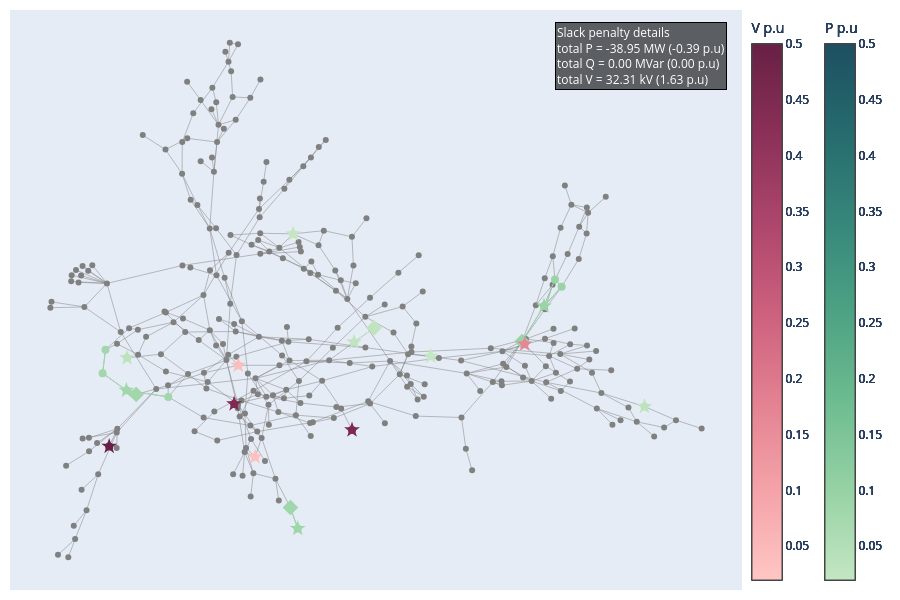

Write notebook code for a chart like this one.
### Markdown cell above
# Correction 3

### Code cell
# slack_info 

pertubation1 = "VL528_0_load_P3"
data_correction3 = pd.read_csv(
    network_name +"_3.csv",
    sep=";",
    engine="python",
    index_col=False,
   # on_bad_lines="skip",
)
new_row = pd.read_csv(network_name+"_3_optim_info.csv", sep=";", engine="python", index_col=False)
optim_info = pd.concat([optim_info, new_row], ignore_index=True)
data_grouped_3 = data_correction3.groupby('busId')[['type','slackValue_pu','slackValue','gen','controlevoltage','transfo','shunt','load','info']].agg(unique_list)
data_grouped_3['Total_slack_abs'] = data_grouped_3['slackValue_pu'].apply(lambda x: builtins.sum(abs(slack) for slack in x) if isinstance(x, list) else abs(x))
G_3, dist, pos = network_construction(edges, data_grouped_3)
clusters = slack_subgraph(G_3, data_grouped_3)
data_grouped_3 = cluster_subgraph(G_3, clusters, data_grouped_3, dist)
fig = plot_slack_cluster(G_3, pos, clusters,data_grouped_3,data, col_centroid='centroid')
fig.show()

### Figure 1 — Plotly figure (JSON) as saved in the notebook; plotly's stock layout.template omitted (floating-point values rounded to 4 significant figures; data arrays with more than 128 entries replaced by an {"elided": "..."} marker saying what was removed)
{"data": [{"hovertemplate": "%{text}<extra></extra>", "line": {"color": "grey", "width": 0.5}, "mode": "lines", "name": "edges", "text": {"elided": "818 str values"}, "type": "scatter", "x": {"elided": "1227 float values"}, "y": {"elided": "1227 float values"}}, {"hovertemplate": "%{text}<extra></extra>", "marker": {"color": "gray", "size": 6}, "mode": "markers", "name": "All nodes", "text": {"elided": "277 str values"}, "type": "scatter", "x": {"elided": "277 float values"}, "y": {"elided": "277 float values"}}, {"hovertemplate": "%{text}<extra></extra>", "marker": {"cmax": 0.5, "cmin": 0.0196, "color": "rgb(189, 227, 190)", "colorbar": {"title": {"text": "P p.u"}, "x": 1.1}, "colorscale": [[0, "rgb(196, 230, 195)"], [0.1667, "rgb(150, 210, 164)"], [0.3333, "rgb(109, 188, 144)"], [0.5, "rgb(77, 162, 132)"], [0.6667, "rgb(54, 135, 122)"], [0.8333, "rgb(38, 107, 110)"], [1, "rgb(29, 79, 96)"]], "size": 12, "symbol": "star"}, "mode": "markers", "name": "Centroids", "text": ["Centroid: VL27_0<br>Gen: [nan]<br>Controle voltage type: N/A<br>Controle voltage location: N/A<br>Controle voltage status: N/A<br>Transfo: [nan]<br>Shunt: [nan]<br>Load: ['VL27_0_load']<br>number of nodes: 1<br><br>Total P = -3.2191 MW (-0.03 p.u)<br>Total Q = 0.00 MVar (0.00 p.u)<br>Total V = 0.00 kV (0.0000 p.u)"], "type": "scatter", "x": [0.7627], "y": [-0.2817]}, {"line": {"color": "rgb(189, 227, 190)", "width": 1}, "mode": "lines", "type": "scatter", "x": [], "y": []}, {"hovertemplate": "%{text}<extra></extra>", "marker": {"color": "rgb(189, 227, 190)", "size": 8, "symbol": "circle"}, "mode": "markers", "text": ["VL27_0<br>slack: [-0.032191] p.u <br>type: ['P']"], "type": "scatter", "x": [0.7627], "y": [-0.2817]}, {"hovertemplate": "%{text}<extra></extra>", "marker": {"cmax": 0.5, "cmin": 0.0196, "color": "rgb(254, 193, 192)", "colorbar": {"title": {"text": "V p.u"}, "x": 1}, "colorscale": [[0, "rgb(255, 198, 196)"], [0.1667, "rgb(244, 163, 168)"], [0.3333, "rgb(227, 129, 145)"], [0.5, "rgb(204, 96, 125)"], [0.6667, "rgb(173, 70, 108)"], [0.8333, "rgb(139, 48, 88)"], [1, "rgb(103, 32, 68)"]], "size": 12, "symbol": "star"}, "mode": "markers", "name": "Centroids", "text": ["Centroid: VL76_0<br>Gen: ['B76-G']<br>Controle voltage type: GENERATOR<br>Controle voltage location: [VL76_0]<br>Controle voltage status: MAIN<br>Transfo: [nan]<br>Shunt: [nan]<br>Load: ['VL76_0_load']<br>number of nodes: 1<br><br>Total P = 0.0000 MW (0.00 p.u)<br>Total Q = 0.00 MVar (0.00 p.u)<br>Total V = 3.50 kV (0.0305 p.u)"], "type": "scatter", "x": [-0.1417], "y": [-0.4594]}, {"line": {"color": "rgb(254, 193, 192)", "width": 1}, "mode": "lines", "type": "scatter", "x": [], "y": []}, {"hovertemplate": "%{text}<extra></extra>", "marker": {"color": "rgb(254, 193, 192)", "size": 8, "symbol": "circle"}, "mode": "markers", "text": ["VL76_0<br>slack: [0.030472] p.u <br>type: ['V']"], "type": "scatter", "x": [-0.1417], "y": [-0.4594]}, {"hovertemplate": "%{text}<extra></extra>", "marker": {"cmax": 0.5, "cmin": 0.0196, "color": "rgb(195, 230, 195)", "colorbar": {"title": {"text": "P p.u"}, "x": 1.1}, "colorscale": [[0, "rgb(196, 230, 195)"], [0.1667, "rgb(150, 210, 164)"], [0.3333, "rgb(109, 188, 144)"], [0.5, "rgb(77, 162, 132)"], [0.6667, "rgb(54, 135, 122)"], [0.8333, "rgb(38, 107, 110)"], [1, "rgb(29, 79, 96)"]], "size": 12, "symbol": "star"}, "mode": "markers", "name": "Centroids", "text": ["Centroid: VL526_0<br>Gen: [nan]<br>Controle voltage type: N/A<br>Controle voltage location: N/A<br>Controle voltage status: N/A<br>Transfo: [nan]<br>Shunt: [nan]<br>Load: ['VL526_0_load']<br>number of nodes: 1<br><br>Total P = -2.0727 MW (-0.02 p.u)<br>Total Q = 0.00 MVar (0.00 p.u)<br>Total V = 0.00 kV (0.0000 p.u)"], "type": "scatter", "x": [0.2661], "y": [-0.105]}, {"line": {"color": "rgb(195, 230, 195)", "width": 1}, "mode": "lines", "type": "scatter", "x": [], "y": []}, {"hovertemplate": "%{text}<extra></extra>", "marker": {"color": "rgb(195, 230, 195)", "size": 8, "symbol": "circle"}, "mode": "markers", "text": ["VL526_0<br>slack: [-0.020727] p.u <br>type: ['P']"], "type": "scatter", "x": [0.2661], "y": [-0.105]}, {"hovertemplate": "%{text}<extra></extra>", "marker": {"cmax": 0.5, "cmin": 0.0196, "color": "rgb(159, 214, 170)", "colorbar": {"title": {"text": "P p.u"}, "x": 1.1}, "colorscale": [[0, "rgb(196, 230, 195)"], [0.1667, "rgb(150, 210, 164)"], [0.3333, "rgb(109, 188, 144)"], [0.5, "rgb(77, 162, 132)"], [0.6667, "rgb(54, 135, 122)"], [0.8333, "rgb(38, 107, 110)"], [1, "rgb(29, 79, 96)"]], "size": 12, "symbol": "star"}, "mode": "markers", "name": "Centroids", "text": ["Centroid: VL528_0<br>Gen: [nan]<br>Controle voltage type: N/A<br>Controle voltage location: N/A<br>Controle voltage status: N/A<br>Transfo: [nan]<br>Shunt: [nan]<br>Load: ['VL528_0_load']<br>number of nodes: 2<br><br>Total P = -8.4404 MW (-0.08 p.u)<br>Total Q = 0.00 MVar (0.00 p.u)<br>Total V = 0.00 kV (0.0000 p.u)"], "type": "scatter", "x": [-0.04257], "y": [-0.7114]}, {"hovertemplate": "%{text}<extra></extra>", "marker": {"color": "rgb(159, 214, 170)", "size": 12, "symbol": "diamond"}, "mode": "markers", "name": "Second centroids", "text": ["Second centroid: VL70_0<br>Gen: [nan]<br>Transfo: [nan]<br>Shunt: [nan]<br>Load: ['VL70_0_load']<br>"], "type": "scatter", "x": [-0.0596], "y": [-0.6377]}, {"line": {"color": "rgb(159, 214, 170)", "width": 1}, "mode": "lines", "type": "scatter", "x": [-0.0596, -0.04257, null], "y": [-0.6377, -0.7114, null]}, {"hovertemplate": "%{text}<extra></extra>", "marker": {"color": "rgb(159, 214, 170)", "size": 8, "symbol": "circle"}, "mode": "markers", "text": ["VL70_0<br>slack: [-0.039233] p.u <br>type: ['P']", "VL528_0<br>slack: [-0.045171] p.u <br>type: ['P']"], "type": "scatter", "x": [-0.0596, -0.04257], "y": [-0.6377, -0.7114]}, {"hovertemplate": "%{text}<extra></extra>", "marker": {"cmax": 0.5, "cmin": 0.0196, "color": "rgb(252, 190, 189)", "colorbar": {"title": {"text": "V p.u"}, "x": 1}, "colorscale": [[0, "rgb(255, 198, 196)"], [0.1667, "rgb(244, 163, 168)"], [0.3333, "rgb(227, 129, 145)"], [0.5, "rgb(204, 96, 125)"], [0.6667, "rgb(173, 70, 108)"], [0.8333, "rgb(139, 48, 88)"], [1, "rgb(103, 32, 68)"]], "size": 12, "symbol": "star"}, "mode": "markers", "name": "Centroids", "text": ["Centroid: VL92_0<br>Gen: ['B92-G']<br>Controle voltage type: GENERATOR<br>Controle voltage location: [VL92_0]<br>Controle voltage status: MAIN<br>Transfo: [nan]<br>Shunt: [nan]<br>Load: ['VL92_0_load']<br>number of nodes: 1<br><br>Total P = 0.0000 MW (0.00 p.u)<br>Total Q = 0.00 MVar (0.00 p.u)<br>Total V = 4.43 kV (0.0386 p.u)"], "type": "scatter", "x": [-0.1807], "y": [-0.1364]}, {"line": {"color": "rgb(252, 190, 189)", "width": 1}, "mode": "lines", "type": "scatter", "x": [], "y": []}, {"hovertemplate": "%{text}<extra></extra>", "marker": {"color": "rgb(252, 190, 189)", "size": 8, "symbol": "circle"}, "mode": "markers", "text": ["VL92_0<br>slack: [0.03855] p.u <br>type: ['V']"], "type": "scatter", "x": [-0.1807], "y": [-0.1364]}, {"hovertemplate": "%{text}<extra></extra>", "marker": {"cmax": 0.5, "cmin": 0.0196, "color": "rgb(161, 215, 171)", "colorbar": {"title": {"text": "P p.u"}, "x": 1.1}, "colorscale": [[0, "rgb(196, 230, 195)"], [0.1667, "rgb(150, 210, 164)"], [0.3333, "rgb(109, 188, 144)"], [0.5, "rgb(77, 162, 132)"], [0.6667, "rgb(54, 135, 122)"], [0.8333, "rgb(38, 107, 110)"], [1, "rgb(29, 79, 96)"]], "size": 12, "symbol": "star"}, "mode": "markers", "name": "Centroids", "text": ["Centroid: VL114_0<br>Gen: [nan]<br>Controle voltage type: N/A<br>Controle voltage location: N/A<br>Controle voltage status: N/A<br>Transfo: [nan]<br>Shunt: [nan]<br>Load: ['VL114_0_load']<br>number of nodes: 5<br><br>Total P = -8.1360 MW (-0.08 p.u)<br>Total Q = 0.00 MVar (0.00 p.u)<br>Total V = 0.00 kV (0.0000 p.u)"], "type": "scatter", "x": [-0.4405], "y": [-0.2247]}, {"hovertemplate": "%{text}<extra></extra>", "marker": {"color": "rgb(161, 215, 171)", "size": 12, "symbol": "diamond"}, "mode": "markers", "name": "Second centroids", "text": ["Second centroid: VL112_0<br>Gen: [nan]<br>Transfo: [nan]<br>Shunt: [nan]<br>Load: ['VL112_0_load']<br>"], "type": "scatter", "x": [-0.4178], "y": [-0.2394]}, {"line": {"color": "rgb(161, 215, 171)", "width": 1}, "mode": "lines", "type": "scatter", "x": [-0.4959, -0.4891, null, -0.4959, -0.4405, null, -0.3433, -0.4405, null, -0.4178, -0.4405, null], "y": [-0.1644, -0.08177, null, -0.1644, -0.2247, null, -0.2479, -0.2247, null, -0.2394, -0.2247, null]}, {"hovertemplate": "%{text}<extra></extra>", "marker": {"color": "rgb(161, 215, 171)", "size": 8, "symbol": "circle"}, "mode": "markers", "text": ["VL109_0<br>slack: [-0.017028] p.u <br>type: ['P']", "VL206_0<br>slack: [-0.009223] p.u <br>type: ['P']", "VL112_0<br>slack: [-0.024779] p.u <br>type: ['P']", "VL207_0<br>slack: [-0.011046] p.u <br>type: ['P']", "VL114_0<br>slack: [-0.019285] p.u <br>type: ['P']"], "type": "scatter", "x": [-0.3433, -0.4891, -0.4178, -0.4959, -0.4405], "y": [-0.2479, -0.08177, -0.2394, -0.1644, -0.2247]}, {"hovertemplate": "%{text}<extra></extra>", "marker": {"cmax": 0.5, "cmin": 0.0196, "color": "rgb(189, 227, 190)", "colorbar": {"title": {"text": "P p.u"}, "x": 1.1}, "colorscale": [[0, "rgb(196, 230, 195)"], [0.1667, "rgb(150, 210, 164)"], [0.3333, "rgb(109, 188, 144)"], [0.5, "rgb(77, 162, 132)"], [0.6667, "rgb(54, 135, 122)"], [0.8333, "rgb(38, 107, 110)"], [1, "rgb(29, 79, 96)"]], "size": 12, "symbol": "star"}, "mode": "markers", "name": "Centroids", "text": ["Centroid: VL324_0<br>Gen: [nan]<br>Controle voltage type: N/A<br>Controle voltage location: N/A<br>Controle voltage status: N/A<br>Transfo: [nan]<br>Shunt: [nan]<br>Load: ['VL324_0_load']<br>number of nodes: 1<br><br>Total P = -3.1423 MW (-0.03 p.u)<br>Total Q = 0.00 MVar (0.00 p.u)<br>Total V = 0.00 kV (0.0000 p.u)"], "type": "scatter", "x": [-0.4391], "y": [-0.1103]}, {"line": {"color": "rgb(189, 227, 190)", "width": 1}, "mode": "lines", "type": "scatter", "x": [], "y": []}, {"hovertemplate": "%{text}<extra></extra>", "marker": {"color": "rgb(189, 227, 190)", "size": 8, "symbol": "circle"}, "mode": "markers", "text": ["VL324_0<br>slack: [-0.031423] p.u <br>type: ['P']"], "type": "scatter", "x": [-0.4391], "y": [-0.1103]}, {"hovertemplate": "%{text}<extra></extra>", "marker": {"cmax": 0.5, "cmin": 0.0196, "color": "rgb(154, 212, 166)", "colorbar": {"title": {"text": "P p.u"}, "x": 1.1}, "colorscale": [[0, "rgb(196, 230, 195)"], [0.1667, "rgb(150, 210, 164)"], [0.3333, "rgb(109, 188, 144)"], [0.5, "rgb(77, 162, 132)"], [0.6667, "rgb(54, 135, 122)"], [0.8333, "rgb(38, 107, 110)"], [1, "rgb(29, 79, 96)"]], "size": 12, "symbol": "star"}, "mode": "markers", "name": "Centroids", "text": ["Centroid: VL125_0<br>Gen: ['B125-G']<br>Controle voltage type: GENERATOR<br>Controle voltage location: [VL125_0]<br>Controle voltage status: MAIN<br>Transfo: [nan]<br>Shunt: [nan]<br>Load: ['VL125_0_load']<br>number of nodes: 4<br><br>Total P = -9.3403 MW (-0.09 p.u)<br>Total Q = 0.00 MVar (0.00 p.u)<br>Total V = 0.00 kV (0.0000 p.u)"], "type": "scatter", "x": [0.5294], "y": [0.07252]}, {"hovertemplate": "%{text}<extra></extra>", "marker": {"color": "rgb(154, 212, 166)", "size": 12, "symbol": "diamond"}, "mode": "markers", "name": "Second centroids", "text": ["Second centroid: VL126_0<br>Gen: [nan]<br>Transfo: [nan]<br>Shunt: [nan]<br>Load: ['VL126_0_load']<br>"], "type": "scatter", "x": [0.4783], "y": [-0.05264]}, {"line": {"color": "rgb(154, 212, 166)", "width": 1}, "mode": "lines", "type": "scatter", "x": [0.4783, 0.5294, null, 0.5703, 0.5549, null, 0.5703, 0.5294, null, 0.5294, 0.5549, null], "y": [-0.05264, 0.07252, null, 0.1402, 0.1661, null, 0.1402, 0.07252, null, 0.07252, 0.1661, null]}, {"hovertemplate": "%{text}<extra></extra>", "marker": {"color": "rgb(154, 212, 166)", "size": 8, "symbol": "circle"}, "mode": "markers", "text": ["VL126_0<br>slack: [-0.015324] p.u <br>type: ['P']", "VL122_0<br>slack: [-0.002199] p.u <br>type: ['P']", "VL125_0<br>slack: [-0.030121] p.u <br>type: ['P']", "VL123_0<br>slack: [-0.045759] p.u <br>type: ['P']"], "type": "scatter", "x": [0.4783, 0.5703, 0.5294, 0.5549], "y": [-0.05264, 0.1402, 0.07252, 0.1661]}, {"hovertemplate": "%{text}<extra></extra>", "marker": {"cmax": 0.5, "cmin": 0.0196, "color": "rgb(196, 230, 195)", "colorbar": {"title": {"text": "P p.u"}, "x": 1.1}, "colorscale": [[0, "rgb(196, 230, 195)"], [0.1667, "rgb(150, 210, 164)"], [0.3333, "rgb(109, 188, 144)"], [0.5, "rgb(77, 162, 132)"], [0.6667, "rgb(54, 135, 122)"], [0.8333, "rgb(38, 107, 110)"], [1, "rgb(29, 79, 96)"]], "size": 12, "symbol": "star"}, "mode": "markers", "name": "Centroids", "text": ["Centroid: VL173_0<br>Gen: [nan]<br>Controle voltage type: N/A<br>Controle voltage location: N/A<br>Controle voltage status: N/A<br>Transfo: [nan]<br>Shunt: ['VL173_0_shunt_compensators']<br>Load: ['VL173_0_load']<br>number of nodes: 1<br><br>Total P = -1.9603 MW (-0.02 p.u)<br>Total Q = 0.00 MVar (0.00 p.u)<br>Total V = 0.00 kV (0.0000 p.u)"], "type": "scatter", "x": [-0.05355], "y": [0.3266]}, {"line": {"color": "rgb(196, 230, 195)", "width": 1}, "mode": "lines", "type": "scatter", "x": [], "y": []}, {"hovertemplate": "%{text}<extra></extra>", "marker": {"color": "rgb(196, 230, 195)", "size": 8, "symbol": "circle"}, "mode": "markers", "text": ["VL173_0<br>slack: [-0.019603] p.u <br>type: ['P']"], "type": "scatter", "x": [-0.05355], "y": [0.3266]}, {"hovertemplate": "%{text}<extra></extra>", "marker": {"cmax": 0.5, "cmin": 0.0196, "color": "rgb(230, 135, 149)", "colorbar": {"title": {"text": "V p.u"}, "x": 1}, "colorscale": [[0, "rgb(255, 198, 196)"], [0.1667, "rgb(244, 163, 168)"], [0.3333, "rgb(227, 129, 145)"], [0.5, "rgb(204, 96, 125)"], [0.6667, "rgb(173, 70, 108)"], [0.8333, "rgb(139, 48, 88)"], [1, "rgb(103, 32, 68)"]], "size": 12, "symbol": "star"}, "mode": "markers", "name": "Centroids", "text": ["Centroid: VL7001_2<br>Gen: ['B7003-G']<br>Controle voltage type: GENERATOR<br>Controle voltage location: [VL7001_2]<br>Controle voltage status: MAIN<br>Transfo: [nan]<br>Shunt: [nan]<br>Load: [nan]<br>number of nodes: 1<br><br>Total P = 0.0000 MW (0.00 p.u)<br>Total Q = 0.00 MVar (0.00 p.u)<br>Total V = 2.27 kV (0.1648 p.u)"], "type": "scatter", "x": [0.4844], "y": [-0.06209]}, {"line": {"color": "rgb(230, 135, 149)", "width": 1}, "mode": "lines", "type": "scatter", "x": [], "y": []}, {"hovertemplate": "%{text}<extra></extra>", "marker": {"color": "rgb(230, 135, 149)", "size": 8, "symbol": "circle"}, "mode": "markers", "text": ["VL7001_2<br>slack: [0.164838] p.u <br>type: ['V']"], "type": "scatter", "x": [0.4844], "y": [-0.06209]}, {"hovertemplate": "%{text}<extra></extra>", "marker": {"cmax": 0.5, "cmin": 0.0196, "color": "rgb(192, 228, 192)", "colorbar": {"title": {"text": "P p.u"}, "x": 1.1}, "colorscale": [[0, "rgb(196, 230, 195)"], [0.1667, "rgb(150, 210, 164)"], [0.3333, "rgb(109, 188, 144)"], [0.5, "rgb(77, 162, 132)"], [0.6667, "rgb(54, 135, 122)"], [0.8333, "rgb(38, 107, 110)"], [1, "rgb(29, 79, 96)"]], "size": 12, "symbol": "star"}, "mode": "markers", "name": "Centroids", "text": ["Centroid: VL15_1<br>Gen: [nan]<br>Controle voltage type: N/A<br>Controle voltage location: N/A<br>Controle voltage status: N/A<br>Transfo: [nan]<br>Shunt: [nan]<br>Load: ['VL15_1_load']<br>number of nodes: 2<br><br>Total P = -2.6342 MW (-0.03 p.u)<br>Total Q = 0.00 MVar (0.00 p.u)<br>Total V = 0.00 kV (0.0000 p.u)"], "type": "scatter", "x": [0.0883], "y": [-0.05497]}, {"hovertemplate": "%{text}<extra></extra>", "marker": {"color": "rgb(192, 228, 192)", "size": 12, "symbol": "diamond"}, "mode": "markers", "name": "Second centroids", "text": ["Second centroid: VL7017_0<br>Gen: ['B7017-G']<br>Transfo: [nan]<br>Shunt: [nan]<br>Load: [nan]<br>"], "type": "scatter", "x": [0.1349], "y": [-0.004516]}, {"line": {"color": "rgb(192, 228, 192)", "width": 1}, "mode": "lines", "type": "scatter", "x": [0.1349, 0.0883, null], "y": [-0.004516, -0.05497, null]}, {"hovertemplate": "%{text}<extra></extra>", "marker": {"color": "rgb(192, 228, 192)", "size": 8, "symbol": "circle"}, "mode": "markers", "text": ["VL7017_0<br>slack: [-0.012771] p.u <br>type: ['P']", "VL15_1<br>slack: [-0.013571] p.u <br>type: ['P']"], "type": "scatter", "x": [0.1349, 0.0883], "y": [-0.004516, -0.05497]}, {"hovertemplate": "%{text}<extra></extra>", "marker": {"cmax": 0.5, "cmin": 0.0196, "color": "rgb(125, 42, 80)", "colorbar": {"title": {"text": "V p.u"}, "x": 1}, "colorscale": [[0, "rgb(255, 198, 196)"], [0.1667, "rgb(244, 163, 168)"], [0.3333, "rgb(227, 129, 145)"], [0.5, "rgb(204, 96, 125)"], [0.6667, "rgb(173, 70, 108)"], [0.8333, "rgb(139, 48, 88)"], [1, "rgb(103, 32, 68)"]], "size": 12, "symbol": "star"}, "mode": "markers", "name": "Centroids", "text": ["Centroid: VL7039_0<br>Gen: ['B7039-G']<br>Controle voltage type: GENERATOR<br>Controle voltage location: [VL7039_0]<br>Controle voltage status: MAIN<br>Transfo: [nan]<br>Shunt: [nan]<br>Load: [nan]<br>number of nodes: 1<br><br>Total P = 0.0000 MW (0.00 p.u)<br>Total Q = 0.00 MVar (0.00 p.u)<br>Total V = 9.00 kV (0.4500 p.u)"], "type": "scatter", "x": [0.08345], "y": [-0.3643]}, {"line": {"color": "rgb(125, 42, 80)", "width": 1}, "mode": "lines", "type": "scatter", "x": [], "y": []}, {"hovertemplate": "%{text}<extra></extra>", "marker": {"color": "rgb(125, 42, 80)", "size": 8, "symbol": "circle"}, "mode": "markers", "text": ["VL7039_0<br>slack: [0.45] p.u <br>type: ['V']"], "type": "scatter", "x": [0.08345], "y": [-0.3643]}, {"hovertemplate": "%{text}<extra></extra>", "marker": {"cmax": 0.5, "cmin": 0.0196, "color": "rgb(126, 42, 81)", "colorbar": {"title": {"text": "V p.u"}, "x": 1}, "colorscale": [[0, "rgb(255, 198, 196)"], [0.1667, "rgb(244, 163, 168)"], [0.3333, "rgb(227, 129, 145)"], [0.5, "rgb(204, 96, 125)"], [0.6667, "rgb(173, 70, 108)"], [0.8333, "rgb(139, 48, 88)"], [1, "rgb(103, 32, 68)"]], "size": 12, "symbol": "star"}, "mode": "markers", "name": "Centroids", "text": ["Centroid: VL7049_0<br>Gen: ['B7049-G']<br>Controle voltage type: GENERATOR<br>Controle voltage location: [VL7049_0]<br>Controle voltage status: MAIN<br>Transfo: [nan]<br>Shunt: [nan]<br>Load: [nan]<br>number of nodes: 1<br><br>Total P = 0.0000 MW (0.00 p.u)<br>Total Q = 0.00 MVar (0.00 p.u)<br>Total V = 6.20 kV (0.4493 p.u)"], "type": "scatter", "x": [-0.1905], "y": [-0.2727]}, {"line": {"color": "rgb(126, 42, 81)", "width": 1}, "mode": "lines", "type": "scatter", "x": [], "y": []}, {"hovertemplate": "%{text}<extra></extra>", "marker": {"color": "rgb(126, 42, 81)", "size": 8, "symbol": "circle"}, "mode": "markers", "text": ["VL7049_0<br>slack: [0.4493] p.u <br>type: ['V']"], "type": "scatter", "x": [-0.1905], "y": [-0.2727]}, {"hovertemplate": "%{text}<extra></extra>", "marker": {"cmax": 0.5, "cmin": 0.0196, "color": "rgb(103, 32, 68)", "colorbar": {"title": {"text": "V p.u"}, "x": 1}, "colorscale": [[0, "rgb(255, 198, 196)"], [0.1667, "rgb(244, 163, 168)"], [0.3333, "rgb(227, 129, 145)"], [0.5, "rgb(204, 96, 125)"], [0.6667, "rgb(173, 70, 108)"], [0.8333, "rgb(139, 48, 88)"], [1, "rgb(103, 32, 68)"]], "size": 12, "symbol": "star"}, "mode": "markers", "name": "Centroids", "text": ["Centroid: VL9051_3<br>Gen: ['B9054-G']<br>Controle voltage type: GENERATOR<br>Controle voltage location: [VL9051_3]<br>Controle voltage status: MAIN<br>Transfo: [nan]<br>Shunt: [nan]<br>Load: [nan]<br>number of nodes: 1<br><br>Total P = 0.0000 MW (0.00 p.u)<br>Total Q = 0.00 MVar (0.00 p.u)<br>Total V = 6.90 kV (0.5000 p.u)"], "type": "scatter", "x": [-0.4806], "y": [-0.4221]}, {"line": {"color": "rgb(103, 32, 68)", "width": 1}, "mode": "lines", "type": "scatter", "x": [], "y": []}, {"hovertemplate": "%{text}<extra></extra>", "marker": {"color": "rgb(103, 32, 68)", "size": 8, "symbol": "circle"}, "mode": "markers", "text": ["VL9051_3<br>slack: [0.5] p.u <br>type: ['V']"], "type": "scatter", "x": [-0.4806], "y": [-0.4221]}], "layout": {"annotations": [{"align": "left", "bgcolor": "rgba(0,0,0,0.6)", "bordercolor": "black", "borderwidth": 1, "font": {"color": "white", "size": 12}, "showarrow": false, "text": "Slack penalty details <br>total P = -38.95 MW (-0.39 p.u)<br>total Q = 0.00 MVar (0.00 p.u)<br>total V = 32.31 kV (1.63 p.u)", "x": 0.98, "xref": "paper", "y": 0.98, "yref": "paper"}], "height": 600, "margin": {"b": 10, "l": 10, "r": 10, "t": 10}, "showlegend": false, "width": 900, "xaxis": {"visible": false}, "yaxis": {"visible": false}}}
